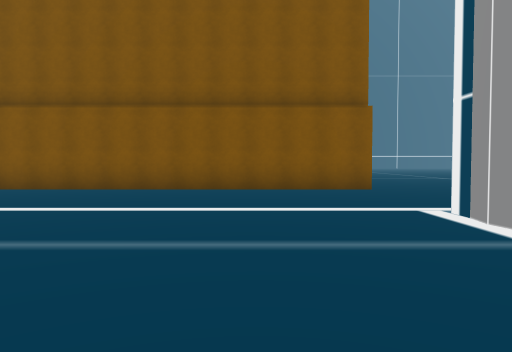
view 1 (above)

24 first-person views from a walk through a scene from a Unity 3-D project. The camera is 1.5 m above the floor, tilts 2° down and sees 70° across. The floor is counted in squares, 2.57 m on a side. Each view is taken from the middle of a square. On the plan, view 1 faces up. The plan holds only what a view shows up to about 10 squares ahead; the rest is blank. The place goes on beyond the plan. The player is left out. Some animated figures are not drawn. Some surface patterns are stand-ins.

view 2
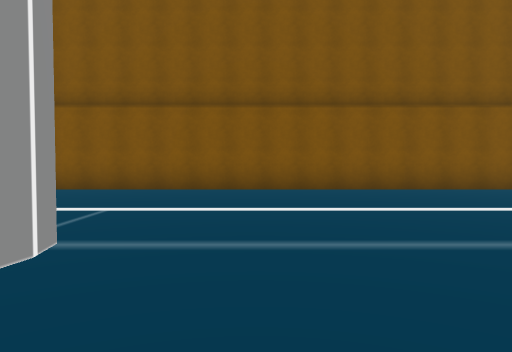

view 3
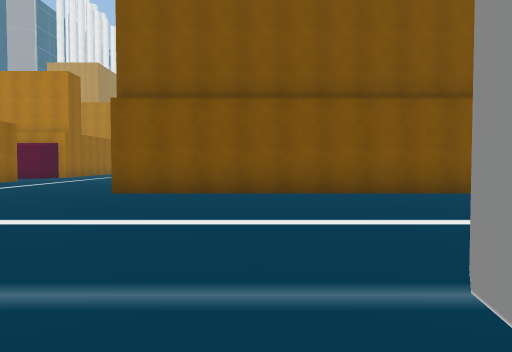

view 4
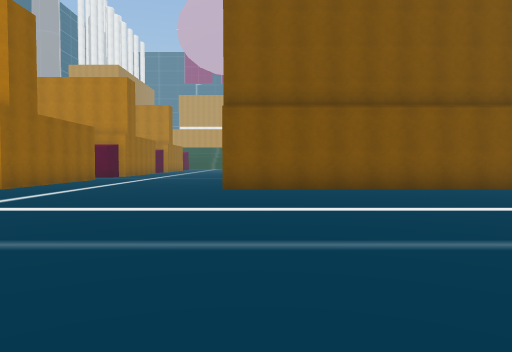

view 5
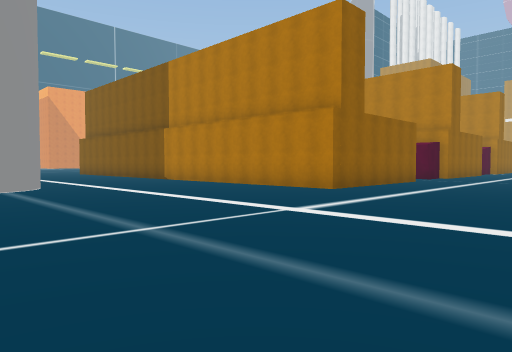

view 6
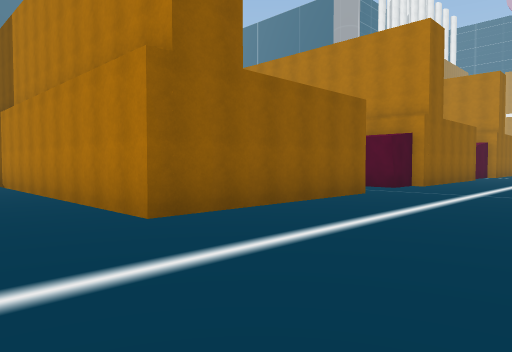

view 7
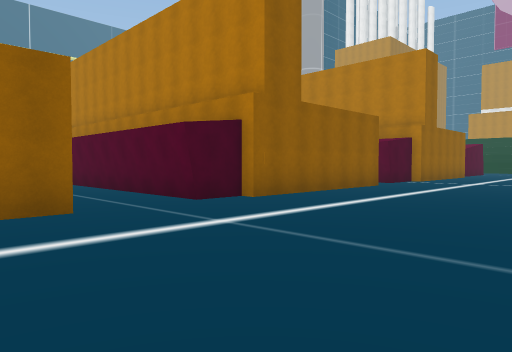

view 8
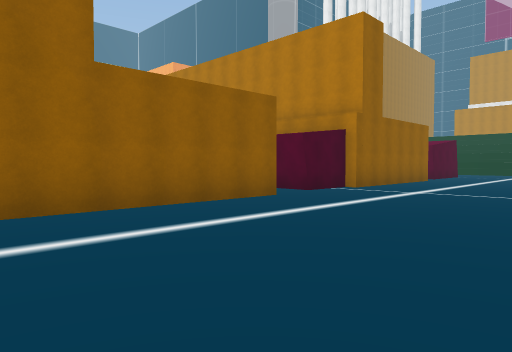

view 9
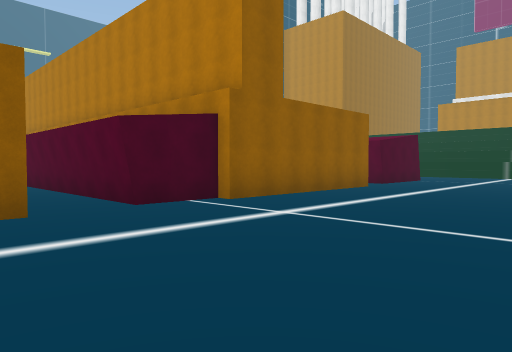

view 10
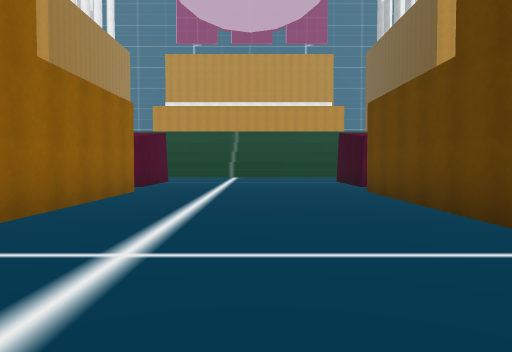

view 11
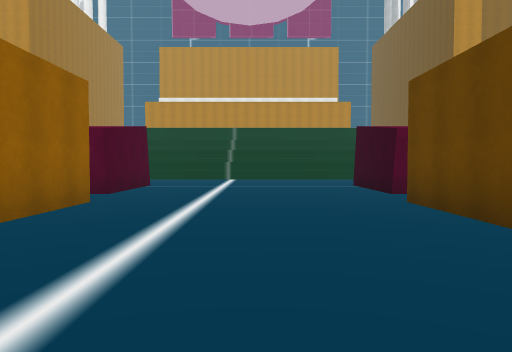

view 12
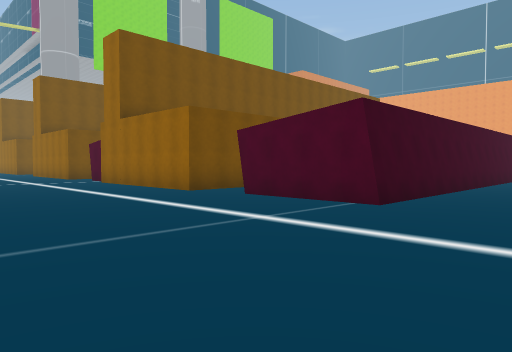

view 13
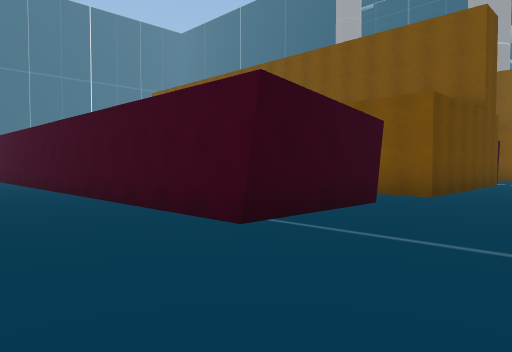

view 14
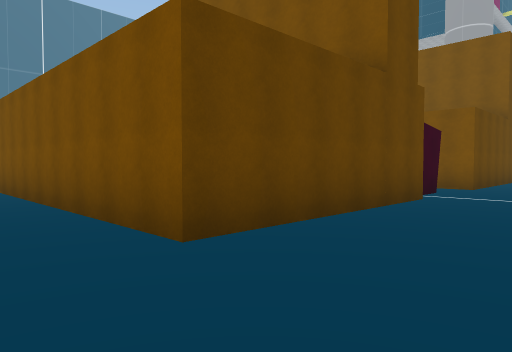

view 15
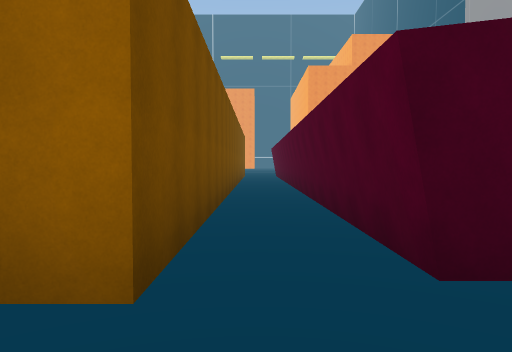

view 16
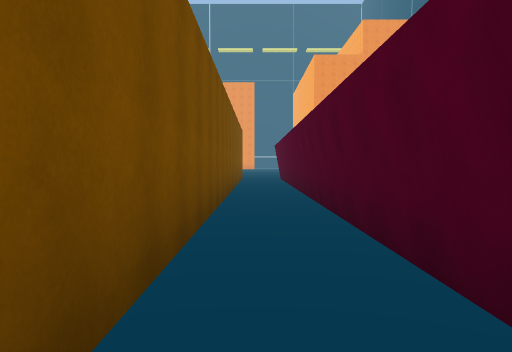

view 17
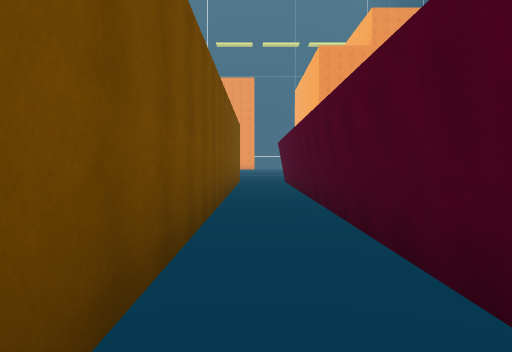

view 18
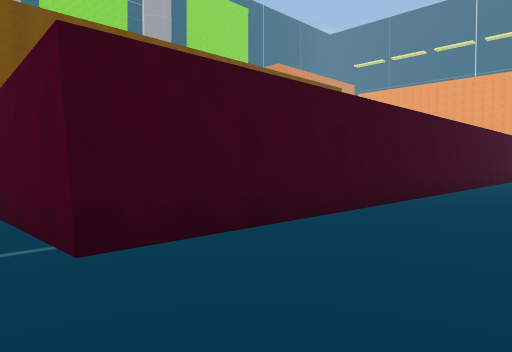

view 19
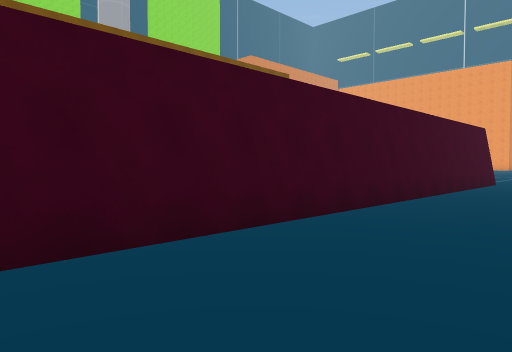

view 20
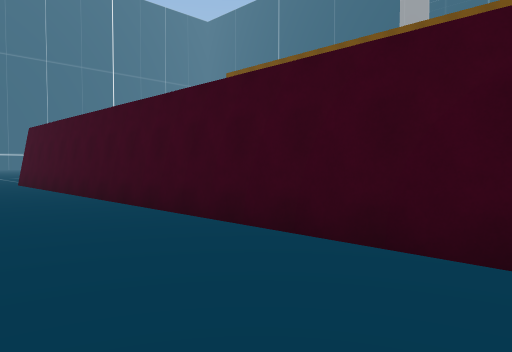

view 21
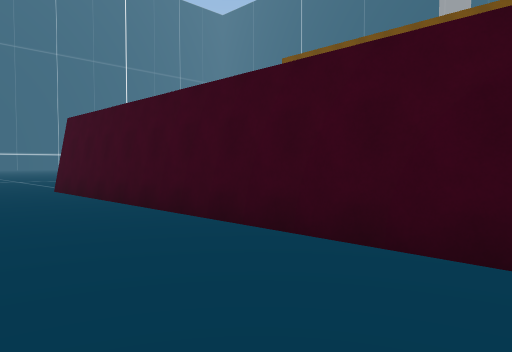

view 22
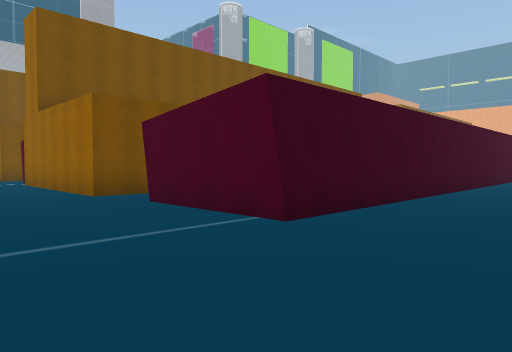

view 23
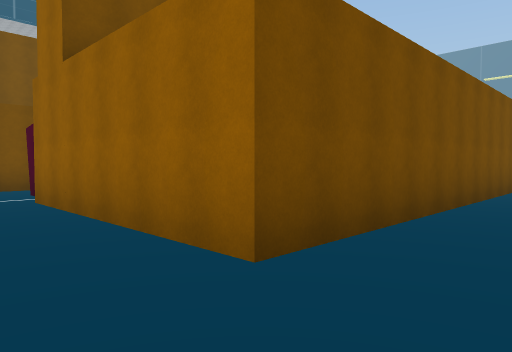

view 24
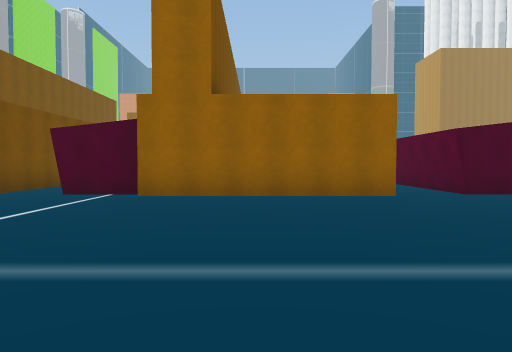

### Floor plan
Points are (right, up) in squares from view 1. A wall is a line through its corners. A room is listed if a view was taken in it or the views show most of it. See-through windows are left out.
Room 1 (views 1, 2, 3, 4, 5, 6, 7, 8, 9, 10, 11, 12, 13, 14, 15, 16, 17, 18, 19, 20, 21)
walls: (-12.7, 17.1) (-12.7, 20) (-11.9, 20); (-17.5, 12.5) (-17.5, 7.9) (-24.8, 7.9); (-12.4, 21.2) (-12.4, 22.1); (-17.5, 20.1) (-17.5, 15.4) (-17.8, 15.4) (-17.8, 14.4) (-23.3, 14.4); (-12.7, 22.9) (-12.7, 27.5) (-6.4, 27.5); (-17.8, 22.9) (-17.8, 21.3) (-23.3, 21.3); (-9.1, 2.2) (-9, 2.6) (-8.8, 3); (-0.4, 20) (2.5, 20); (-12.4, 28.7) (-12.4, 31.5) (2.2, 31.5); (-6.4, 2.7) (-6.4, 2.2); (-22, 3.3) (-21.6, 3); (-22.4, 3.5) (-21.7, 3.1) (-21.4, 2.5); (-4.6, 27.5) (2.5, 27.5); (2.5, 7.9) (-12.8, 7.9); (2.2, 3.4) (2.3, 3.9) (2.3, 4.4); (-28.5, 27.5) (-17.5, 27.5) (-17.5, 22.9); (2.2, 28.8) (-1, 28.8); (-28.5, 31.5) (-17.8, 31.5) (-17.8, 28.8) (-28.5, 28.8)
ways out: opening at (3, 6) to room 2; opening at (3, 21) to room 2; opening at (3, 28) to room 2; opening at (3.7, 33) to room 2
Room 2 (views 22, 23, 24)
walls: (2.2, 22.9) (2.2, 21.2); (2.5, 27.5) (2.5, 22.9); (2.2, 31.5) (2.2, 28.8)
ways out: opening at (3, 6) to room 1; opening at (3, 21) to room 1; opening at (3, 28) to room 1; opening at (3.7, 33) to room 1

Positions as (right, up) in squares from view 1, and headings:
1: (0, 0), facing up
2: (-5, 0), facing up
3: (-10, 1), facing up
4: (-12, 0), facing up
5: (-13, 1), facing up-left
6: (-14, 6), facing up-left
7: (-13, 11), facing up-left
8: (-13, 15), facing up-left
9: (-13, 19), facing up-left
10: (-15, 20), facing up
11: (-15, 22), facing up
12: (-13, 34), facing down-left
13: (-15, 34), facing down-right
14: (-15, 29), facing down-right
15: (-16, 28), facing left
16: (-19, 28), facing left
17: (-21, 28), facing left
18: (-17, 34), facing down-left
19: (-21, 34), facing down-left
20: (-9, 34), facing down-right
21: (-6, 34), facing down-right
22: (5, 34), facing down-left
23: (4, 29), facing down-left
24: (9, 25), facing left
